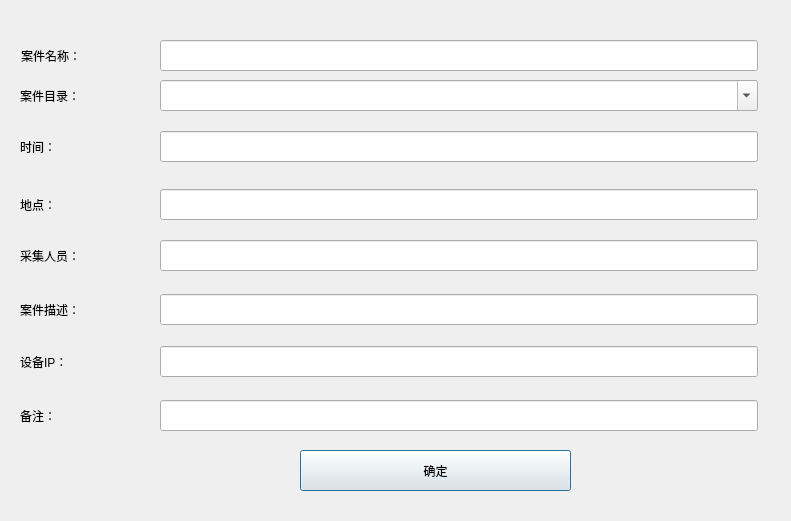
<?xml version="1.0" encoding="UTF-8"?>
<ui version="4.0">
 <class>TaskLogRecordDialog</class>
 <widget class="QDialog" name="TaskLogRecordDialog">
  <property name="geometry">
   <rect>
    <x>0</x>
    <y>0</y>
    <width>791</width>
    <height>521</height>
   </rect>
  </property>
  <property name="windowTitle">
   <string>关于</string>
  </property>
  <property name="windowIcon">
   <iconset>
    <normaloff>images/logo.png</normaloff>images/logo.png</iconset>
  </property>
  <widget class="QPushButton" name="pushButton">
   <property name="geometry">
    <rect>
     <x>300</x>
     <y>450</y>
     <width>271</width>
     <height>41</height>
    </rect>
   </property>
   <property name="text">
    <string>确定</string>
   </property>
  </widget>
  <widget class="QLabel" name="label_2">
   <property name="geometry">
    <rect>
     <x>21</x>
     <y>40</y>
     <width>91</width>
     <height>31</height>
    </rect>
   </property>
   <property name="text">
    <string>案件名称：</string>
   </property>
  </widget>
  <widget class="QLineEdit" name="lineEdit_taskCollectMan">
   <property name="geometry">
    <rect>
     <x>160</x>
     <y>240</y>
     <width>598</width>
     <height>31</height>
    </rect>
   </property>
  </widget>
  <widget class="QLabel" name="label_3">
   <property name="geometry">
    <rect>
     <x>20</x>
     <y>240</y>
     <width>91</width>
     <height>31</height>
    </rect>
   </property>
   <property name="text">
    <string>采集人员：</string>
   </property>
  </widget>
  <widget class="QLineEdit" name="lineEdit_taskAddress">
   <property name="geometry">
    <rect>
     <x>160</x>
     <y>189</y>
     <width>598</width>
     <height>31</height>
    </rect>
   </property>
   <property name="text">
    <string/>
   </property>
  </widget>
  <widget class="QLabel" name="label_4">
   <property name="geometry">
    <rect>
     <x>20</x>
     <y>189</y>
     <width>91</width>
     <height>31</height>
    </rect>
   </property>
   <property name="text">
    <string>地点：</string>
   </property>
  </widget>
  <widget class="QLineEdit" name="lineEdit_taskDescript">
   <property name="geometry">
    <rect>
     <x>160</x>
     <y>294</y>
     <width>598</width>
     <height>31</height>
    </rect>
   </property>
  </widget>
  <widget class="QLabel" name="label_5">
   <property name="geometry">
    <rect>
     <x>20</x>
     <y>294</y>
     <width>91</width>
     <height>31</height>
    </rect>
   </property>
   <property name="text">
    <string>案件描述：</string>
   </property>
  </widget>
  <widget class="QLineEdit" name="lineEdit_taskText">
   <property name="geometry">
    <rect>
     <x>160</x>
     <y>400</y>
     <width>598</width>
     <height>31</height>
    </rect>
   </property>
  </widget>
  <widget class="QLabel" name="label_6">
   <property name="geometry">
    <rect>
     <x>20</x>
     <y>400</y>
     <width>91</width>
     <height>31</height>
    </rect>
   </property>
   <property name="text">
    <string>备注：</string>
   </property>
  </widget>
  <widget class="QLabel" name="label_7">
   <property name="geometry">
    <rect>
     <x>20</x>
     <y>131</y>
     <width>91</width>
     <height>31</height>
    </rect>
   </property>
   <property name="text">
    <string>时间：</string>
   </property>
  </widget>
  <widget class="QLineEdit" name="lineEdit_tasktime">
   <property name="geometry">
    <rect>
     <x>160</x>
     <y>131</y>
     <width>598</width>
     <height>31</height>
    </rect>
   </property>
   <property name="text">
    <string/>
   </property>
  </widget>
  <widget class="QLineEdit" name="lineEdit_taskDeviceIP">
   <property name="geometry">
    <rect>
     <x>160</x>
     <y>346</y>
     <width>598</width>
     <height>31</height>
    </rect>
   </property>
  </widget>
  <widget class="QLabel" name="label_8">
   <property name="geometry">
    <rect>
     <x>20</x>
     <y>346</y>
     <width>91</width>
     <height>31</height>
    </rect>
   </property>
   <property name="text">
    <string>设备IP：</string>
   </property>
  </widget>
  <widget class="QComboBox" name="comboBox_taskDir">
   <property name="geometry">
    <rect>
     <x>160</x>
     <y>80</y>
     <width>598</width>
     <height>31</height>
    </rect>
   </property>
   <property name="editable">
    <bool>true</bool>
   </property>
  </widget>
  <widget class="QLabel" name="label_9">
   <property name="geometry">
    <rect>
     <x>20</x>
     <y>80</y>
     <width>91</width>
     <height>31</height>
    </rect>
   </property>
   <property name="text">
    <string>案件目录：</string>
   </property>
  </widget>
  <widget class="QLineEdit" name="lineEdit_taskName">
   <property name="geometry">
    <rect>
     <x>160</x>
     <y>40</y>
     <width>598</width>
     <height>31</height>
    </rect>
   </property>
   <property name="text">
    <string/>
   </property>
  </widget>
 </widget>
 <resources/>
 <connections/>
</ui>
